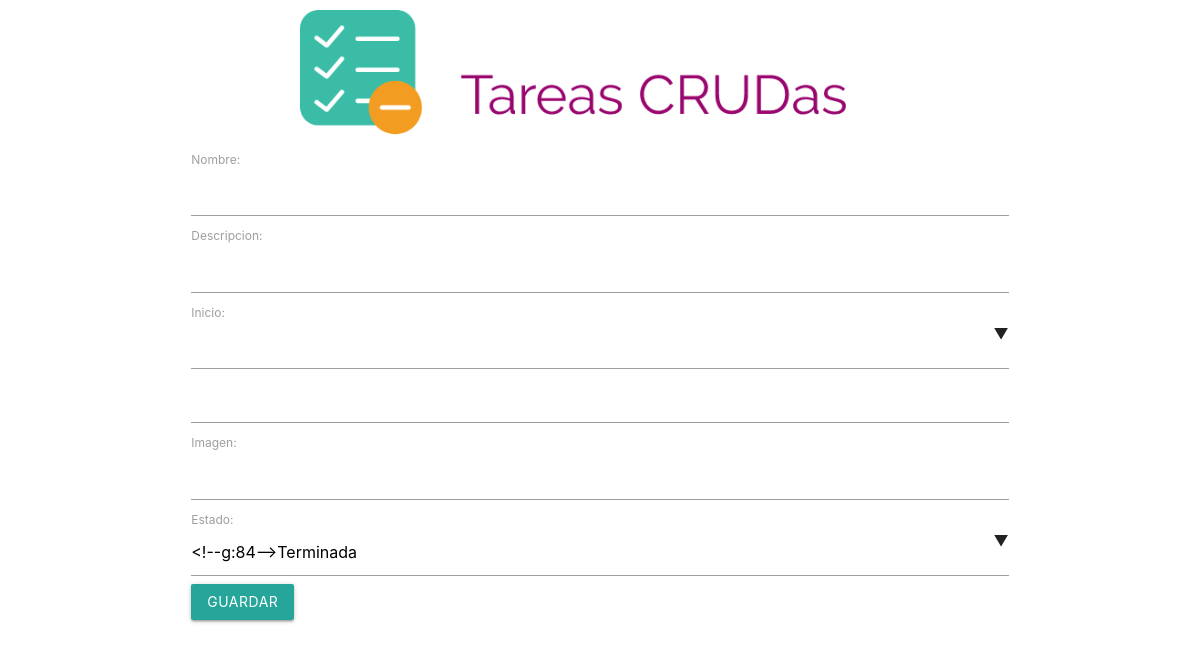
Page /tareas/ on the earlier database version.
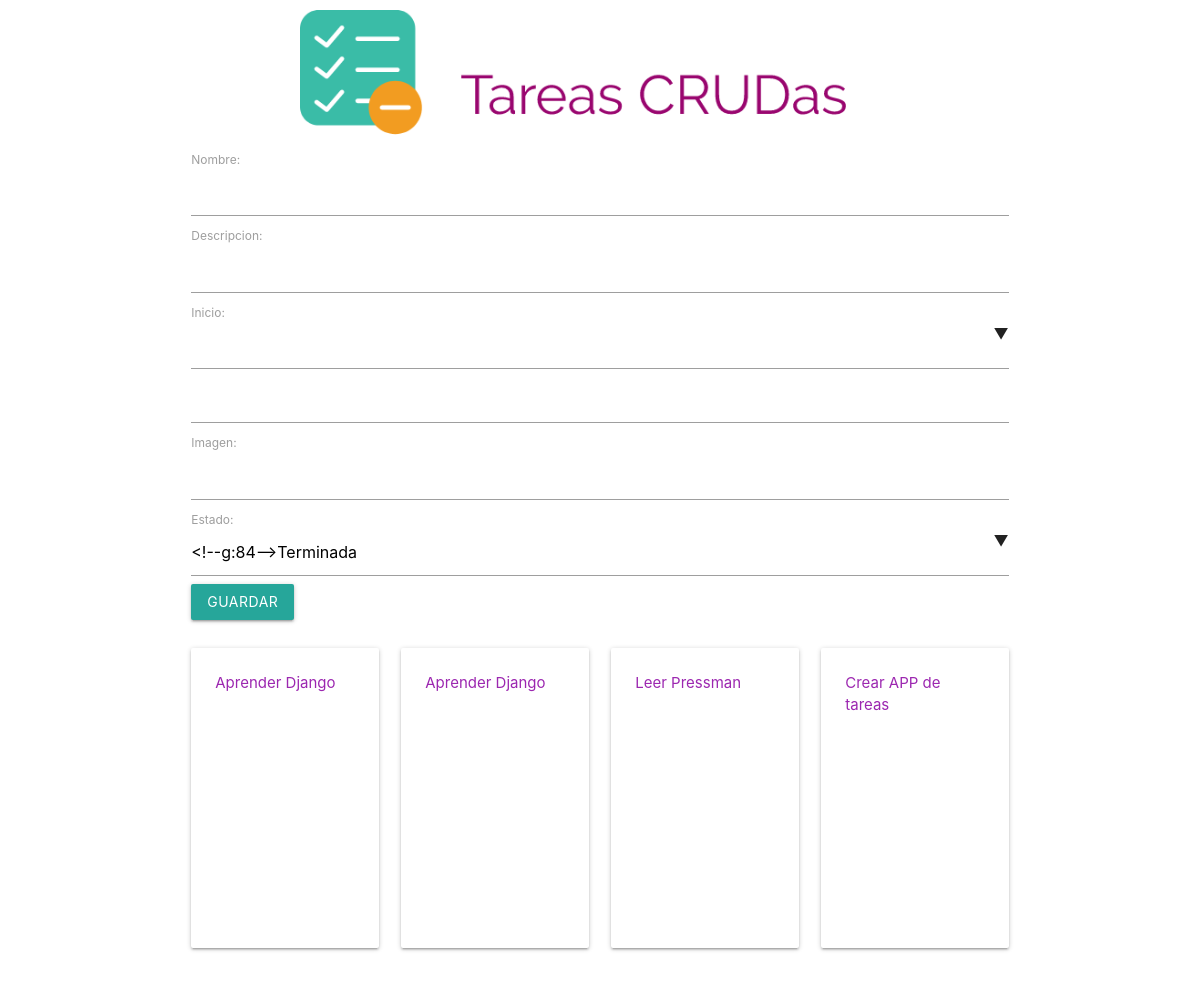
Same page on the later database version.
### main_app/models.py (models this page shows, shortened)
class Tarea(models.Model):
    nombre = models.CharField(max_length = 50)
    descripcion = models.CharField(max_length = 50)
    inicio = models.DateTimeField()
    termino = models.DateTimeField(auto_now_add=False, blank=True,null=True)
    TERMINADA = 'terminada'
    PENDIENTE = 'pendiente'
    CANCELADA = 'cancelada'
    LIMITE = 'limite'
    ESTADOS_TAREAS = (
        (TERMINADA, 'Terminada'),
        (PENDIENTE, 'Pendiente'),
        (CANCELADA, 'Cancelada'),
        (LIMITE, 'Limite'),
    )
    estado = models.CharField(
        choices = ESTADOS_TAREAS,
        default = PENDIENTE,
        max_length = 30
    )
    img = models.CharField(max_length=255,blank=True)

### main_app/views.py (the view)
# urls.py: url(r'^tareas/$', views.tareas, name='tareas'),
def tareas(request):
    listado_tareas = Tarea.objects.all()
    form = TareaForm()
    return render(request,'tareas.html',{'tareas':listado_tareas,'form':form})

### main_app/forms.py
class TareaForm(forms.Form):
    nombre = forms.CharField(label = 'Nombre',max_length = 50)
    descripcion = forms.CharField(label = 'Descripcion',max_length = 50)
    inicio = forms.DateTimeField(
        label = 'Inicio',
        widget=forms.Select(attrs={'class': "dropdown-button"}),
    )
    termino = forms.DateTimeField(label = 'Termino')
    TERMINADA = 'terminada'
    PENDIENTE = 'pendiente'
    CANCELADA = 'cancelada'
    LIMITE = 'limite'
    ESTADOS_TAREAS = (
        (TERMINADA, 'Terminada'),
        (PENDIENTE, 'Pendiente'),
        (CANCELADA, 'Cancelada'),
        (LIMITE, 'Limite'),
    )
    img = forms.CharField(label = 'Imagen', max_length=255)
    estado = forms.ChoiceField(label = 'Estado',
        choices = ESTADOS_TAREAS,
        widget=forms.Select(attrs={'class': "dropdown-button"}),
    )

### main_app/templates/tareas.html (shortened to what this page needs)
{% extends "base_main_app.html" %}
{% block body %}
<div class="container">
  <div class="row">
    <div class="col s12">
      <form action="POST">
        {{ form }}
        <input type="submit" class="btn" value="Guardar">
      </form>
    </div>
</div>
</div>
<div class="container">
    <div class="row">
        {% for tarea in tareas %}
        <div class="col s6 m4 l3">
            <div class="card small">
                <div class="card-content">
                    <p><a class="purple-text" href="{{tarea.id}}">{{tarea.nombre}}</a></p>
                </div>
            </div>
        </div>
        {% endfor %}
    </div>
</div>
{% endblock body %}

### main_app/templates/base_main_app.html (shortened to what this page needs)
<!DOCTYPE html>
{% load staticfiles %}
<html lang="en">
<head>
    <link rel="stylesheet" type="text/css" href="{% static 'css/style.css' %}">
    <link rel="stylesheet" type="text/css" href="{% static 'css/materialize.min.css' %}">
</head>
<body>
<header>
    <div class="center-align white" style="margin-top:10px; padding-left:10px;padding-right:10px;"><a href="{% url 'tareas' %}"><img src={% static 'img/LogoMakr_1iZ7EA.png' %} class="responsive-img"></a></div>
</header>
{% block body %}
{% endblock body %}
</body>
</html>

Differences in the rows shown:
added Tarea: nombre "Aprender Django"
added Tarea: nombre "Aprender Django"
added Tarea: nombre "Leer Pressman"
added Tarea: nombre "Crear APP de tareas"
